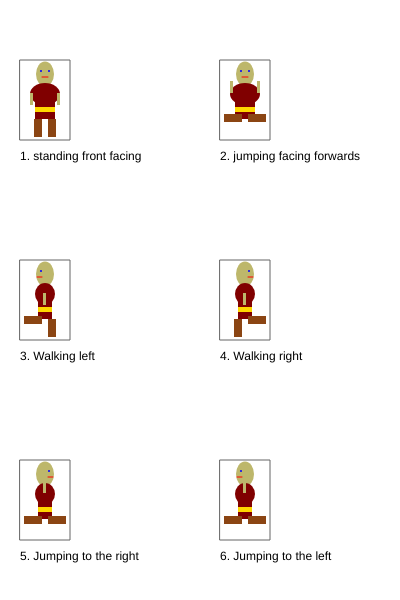
Frame 1 (no input)
Frame 60 (no input): identical to frame 1, image omitted
Frame 120 (the mouse pressed at the canvas centre since frame 60): identical to frame 1, image omitted

The p5.js sketch that drew this single still picture (run headless with seeded random() and noise() and a simulated clock; from frame 60 on, the mouse is pressed at the canvas centre):

// p5.js sketch
// ── sketch.js
/*

The Game Project

2 - Game character

Use p5 drawing functions such as rect, ellipse, line, triangle and
point to draw the different states of your game character.

Write the code so that your character appears inside the box for each
state.

IMPORTANT: For each box the variables gameChar_x & gameChar_y are set to the bottom
center of the box. You must combine these variables with arithmetic to
determine the position of each shape that you draw. This will later allow
you to adjust the position of your game character.

Each state is worth two marks:

//standing front facing = 2
//jumping facing forwards = 2
//walking left = 2
//walking right = 2
//jumping left and jumping right = 2

0 marks = not a reasonable attempt
1 mark = attempted but it lacks detail and you didn't use gameChar_x and gameChar_y correctly
2 marks = you've used a selction of shape functions and made consistent use of gameChar_x and gameChar_y

WARNING: Do not get too carried away. If you're character takes more than 5 lines
of code to draw then you've probably over done it.

** Only submit your sketch.js **

*/

var gameChar_x = 0;
var gameChar_y = 0;

function setup() {
	createCanvas(400, 600);
}

function draw() {
	background(255);

	//Standing, facing frontwards

	stroke(100);
	noFill();
	rect(20, 60, 50, 80);
	noStroke();
	fill(0);
	text("1. standing front facing", 20, 160);

	gameChar_x = 45;
	gameChar_y = 137;
	//Add your code here ...
	// draw - head, hat, arms?, torso, legs, feet
	fill(189, 183, 107);
	ellipse(gameChar_x, gameChar_y - 63, 18, 25);
	fill(128, 0, 0);
	ellipse(gameChar_x, gameChar_y - 43, 30, 22);
	rect(gameChar_x - 10, gameChar_y - 38, 20, 20);
	fill(189, 183, 107);
	rect(gameChar_x - 15, gameChar_y - 44, 3, 12);
	rect(gameChar_x + 12, gameChar_y - 44, 3, 12);
	fill(255, 215, 0);
	rect(gameChar_x - 10, gameChar_y - 30, 20, 5);
	fill(139, 69, 19);
	rect(gameChar_x - 11, gameChar_y - 18, 8, 18);
	rect(gameChar_x + 3, gameChar_y - 18, 8, 18);
	//	face
	fill(0, 0, 255);
	ellipse(gameChar_x - 4, gameChar_y - 66, 2, 2);
	ellipse(gameChar_x + 4, gameChar_y - 66, 2, 2);
	stroke(255, 0, 0);
	line(gameChar_x - 3, gameChar_y - 60, gameChar_x + 3, gameChar_y - 60);

	//Jumping facing forwards
	stroke(100);
	noFill();
	rect(220, 60, 50, 80);
	noStroke();
	fill(0);
	text("2. jumping facing forwards", 220, 160);

	gameChar_x = 245;
	gameChar_y = 137;
	//Add your code here ...
	fill(189, 183, 107);
	ellipse(gameChar_x, gameChar_y - 63, 18, 25);
	fill(128, 0, 0);
	ellipse(gameChar_x, gameChar_y - 43, 30, 22);
	rect(gameChar_x - 10, gameChar_y - 38, 20, 20);
	fill(189, 183, 107);
	rect(gameChar_x - 15, gameChar_y - 56, 3, 12);
	rect(gameChar_x + 12, gameChar_y - 56, 3, 12);
	fill(255, 215, 0);
	rect(gameChar_x - 10, gameChar_y - 30, 20, 5);
	fill(139, 69, 19);
	rect(gameChar_x - 21, gameChar_y - 23, 18, 8);
	rect(gameChar_x + 3, gameChar_y - 23, 18, 8);
	//	face
	fill(0, 0, 255);
	ellipse(gameChar_x - 4, gameChar_y - 66, 2, 2);
	ellipse(gameChar_x + 4, gameChar_y - 66, 2, 2);
	stroke(255, 0, 0);
	line(gameChar_x - 3, gameChar_y - 60, gameChar_x + 3, gameChar_y - 60);

	//Walking, turned left
	stroke(100);
	noFill();
	rect(20, 260, 50, 80);
	noStroke();
	fill(0);
	text("3. Walking left", 20, 360);

	gameChar_x = 45;
	gameChar_y = 337;
	//Add your code here ...
	fill(189, 183, 107);
	ellipse(gameChar_x, gameChar_y - 63, 18, 25);
	fill(128, 0, 0);
	ellipse(gameChar_x, gameChar_y - 43, 20, 22);
	rect(gameChar_x - 7, gameChar_y - 38, 14, 20);
	fill(189, 183, 107);
	rect(gameChar_x - 2, gameChar_y - 44, 3, 12);
	fill(255, 215, 0);
	rect(gameChar_x - 7, gameChar_y - 30, 14, 5);
	fill(139, 69, 19);
	rect(gameChar_x - 21, gameChar_y - 21, 18, 8);
	rect(gameChar_x + 3, gameChar_y - 18, 8, 18);
	//	face
	fill(0, 0, 255);
	ellipse(gameChar_x - 4, gameChar_y - 66, 2, 2);
	stroke(255, 0, 0);
	line(gameChar_x - 8, gameChar_y - 60, gameChar_x - 3, gameChar_y - 60);

	//Walking, turned right
	stroke(100);
	noFill();
	rect(220, 260, 50, 80);
	noStroke();
	fill(0);
	text("4. Walking right", 220, 360);

	gameChar_x = 245;
	gameChar_y = 337;
	//Add your code here ...
	fill(189, 183, 107);
	ellipse(gameChar_x, gameChar_y - 63, 18, 25);
	fill(128, 0, 0);
	ellipse(gameChar_x, gameChar_y - 43, 20, 22);
	rect(gameChar_x - 7, gameChar_y - 38, 14, 20);
	fill(189, 183, 107);
	rect(gameChar_x - 2, gameChar_y - 44, 3, 12);
	fill(255, 215, 0);
	rect(gameChar_x - 7, gameChar_y - 30, 14, 5);
	fill(139, 69, 19);
	rect(gameChar_x - 11, gameChar_y - 18, 8, 18);
	rect(gameChar_x + 3, gameChar_y - 21, 18, 8);
	//	face
	fill(0, 0, 255);
	ellipse(gameChar_x + 4, gameChar_y - 66, 2, 2);
	stroke(255, 0, 0);
	line(gameChar_x + 3, gameChar_y - 60, gameChar_x + 8, gameChar_y - 60);

	//Jumping right
	stroke(100);
	noFill();
	rect(20, 460, 50, 80);
	noStroke();
	fill(0);
	text("5. Jumping to the right", 20, 560);

	gameChar_x = 45;
	gameChar_y = 537;
	//Add your code here ...
	fill(189, 183, 107);
	ellipse(gameChar_x, gameChar_y - 63, 18, 25);
	fill(128, 0, 0);
	ellipse(gameChar_x, gameChar_y - 43, 20, 22);
	rect(gameChar_x - 7, gameChar_y - 38, 14, 20);
	fill(189, 183, 107);
	rect(gameChar_x - 2, gameChar_y - 56, 3, 12);
	fill(255, 215, 0);
	rect(gameChar_x - 7, gameChar_y - 30, 14, 5);
	fill(139, 69, 19);
	rect(gameChar_x - 21, gameChar_y - 21, 18, 8);
	rect(gameChar_x + 3, gameChar_y - 21, 18, 8);
	//	face
	fill(0, 0, 255);
	ellipse(gameChar_x + 4, gameChar_y - 66, 2, 2);
	stroke(255, 0, 0);
	line(gameChar_x + 3, gameChar_y - 60, gameChar_x + 8, gameChar_y - 60);

	//Jumping to the left
	stroke(100);
	noFill();
	rect(220, 460, 50, 80);
	noStroke();
	fill(0);
	text("6. Jumping to the left", 220, 560);

	gameChar_x = 245;
	gameChar_y = 537;
	//Add your code here ...
	fill(189, 183, 107);
	ellipse(gameChar_x, gameChar_y - 63, 18, 25);
	fill(128, 0, 0);
	ellipse(gameChar_x, gameChar_y - 43, 20, 22);
	rect(gameChar_x - 7, gameChar_y - 38, 14, 20);
	fill(189, 183, 107);
	rect(gameChar_x - 2, gameChar_y - 56, 3, 12);
	fill(255, 215, 0);
	rect(gameChar_x - 7, gameChar_y - 30, 14, 5);
	fill(139, 69, 19);
	rect(gameChar_x - 21, gameChar_y - 21, 18, 8);
	rect(gameChar_x + 3, gameChar_y - 21, 18, 8);
	//	face
	fill(0, 0, 255);
	ellipse(gameChar_x - 4, gameChar_y - 66, 2, 2);
	stroke(255, 0, 0);
	line(gameChar_x - 8, gameChar_y - 60, gameChar_x - 3, gameChar_y - 60);
}
